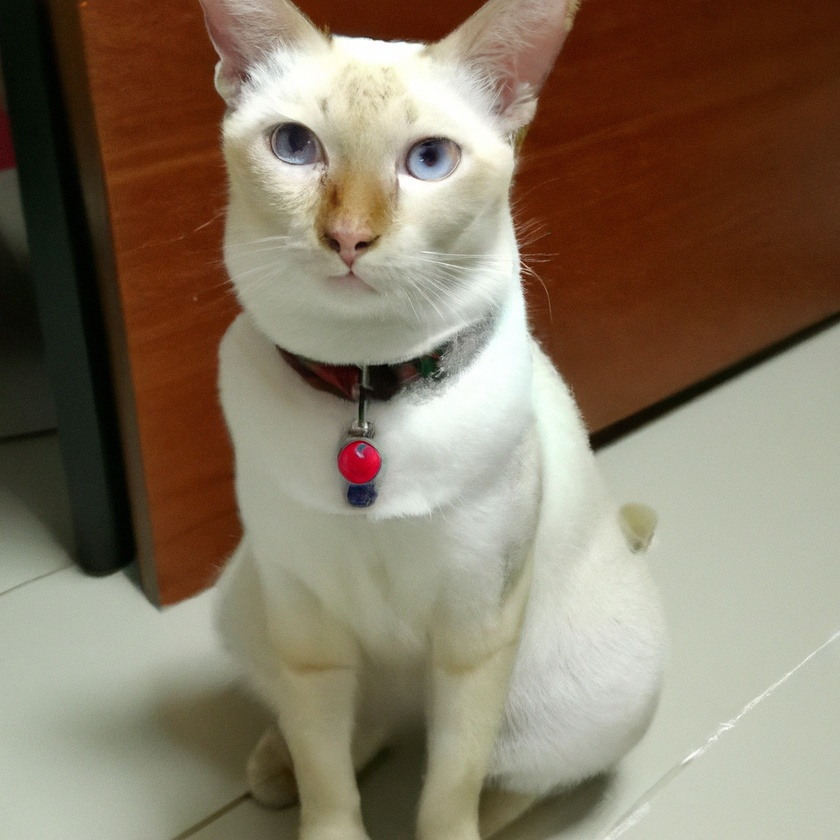
#> input picture cat.jpg, 840 x 840 px, shrunk from 1024 x 1024 before the run; its folder holds only this picture in this run
$ python -i discord_bot.py   (imports and definitions only)
#> lines starting #> are read from the running program, lines starting #| are printed output that depends on the picture
import discord
from discord import SyncWebhook
from discord.ext import commands
import requests
from dotenv import load_dotenv
from PIL import Image
import os
import time
from settings.env_settings import WEB_HOOK, DISCORD_TOKEN
import re

# [1 line not run here, left out]
# [1 line that did not run here, left out]
directory = os.getcwd()
# [1 line not run here, left out]

def get_seed_number(message):
    match = re.search("--seed (\d+)", message)
    if match:
        return match.group(1)
    else:
        print("No seed number found in message.")
        return ""

def get_job_id(file_prefix):
    match = re.search(r"([a-f\d]{8}-[a-f\d]{4}-[a-f\d]{4}-[a-f\d]{4}-[a-f\d]{12})$", file_prefix)
    if match:
        return match.group(1)
    else:
        print("No job_id found in file_prefix.")

def split_image(image_file):
#> called with image_file = 'cat.jpg'
    with Image.open(image_file) as im:
        # Get the width and height of the original image
#> im is the input picture: PIL image 840x840 RGB; mean R, G, B 134.1, 120, 100.3
        width, height = im.size
#> width = 840; height = 840
        # Calculate the middle points along the horizontal and vertical axes
        mid_x = width // 2
#> mid_x = 420
        mid_y = height // 2
#> mid_y = 420
        # Split the image into four equal parts
        top_left = im.crop((0, 0, mid_x, mid_y))
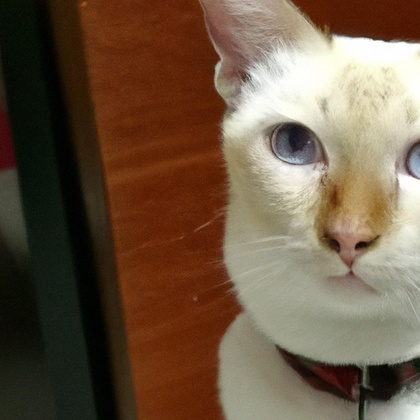
#> top_left: PIL image 420x420 RGB; mean R, G, B 109.3, 88.3, 68.1
        top_right = im.crop((mid_x, 0, width, mid_y))
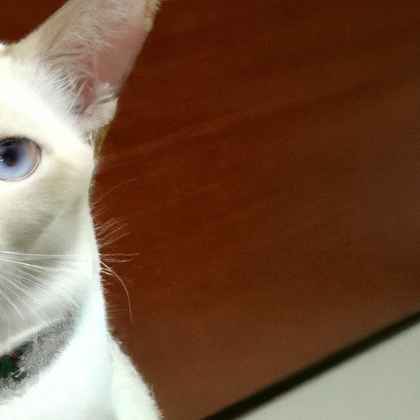
#> top_right: PIL image 420x420 RGB; mean R, G, B 117.7, 84.4, 63.5
        bottom_left = im.crop((0, mid_y, mid_x, height))
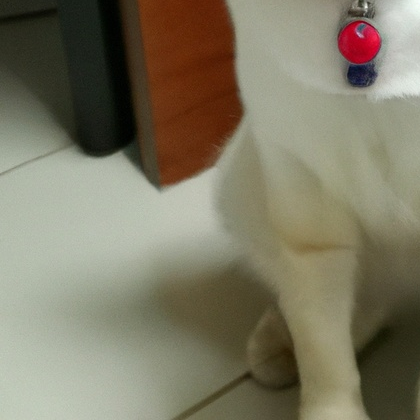
#> bottom_left: PIL image 420x420 RGB; mean R, G, B 126, 120.9, 100.1
        bottom_right = im.crop((mid_x, mid_y, width, height))
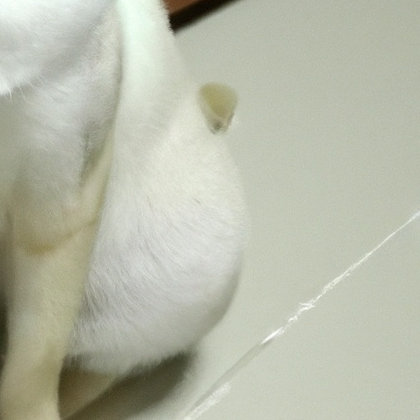
#> bottom_right: PIL image 420x420 RGB; mean R, G, B 183.4, 186.3, 169.3
        return top_left, top_right, bottom_left, bottom_right

# [42 lines not run here, left out]

def send_message_to_channel(message):
    webhook = SyncWebhook.from_url(WEB_HOOK)
    webhook.send(f"{message}")

# [42 lines not run here, left out]

# Start the bot
def start_discord_bot():
    bot.run(DISCORD_TOKEN)


import shutil
import os

source_dir = './output'
target_dir = './archives'
# [1 line that did not run here, left out]

def move_files():
    for file_name in file_names:
        shutil.move(os.path.join(source_dir, file_name), target_dir)

>>> result = split_image('cat.jpg')
